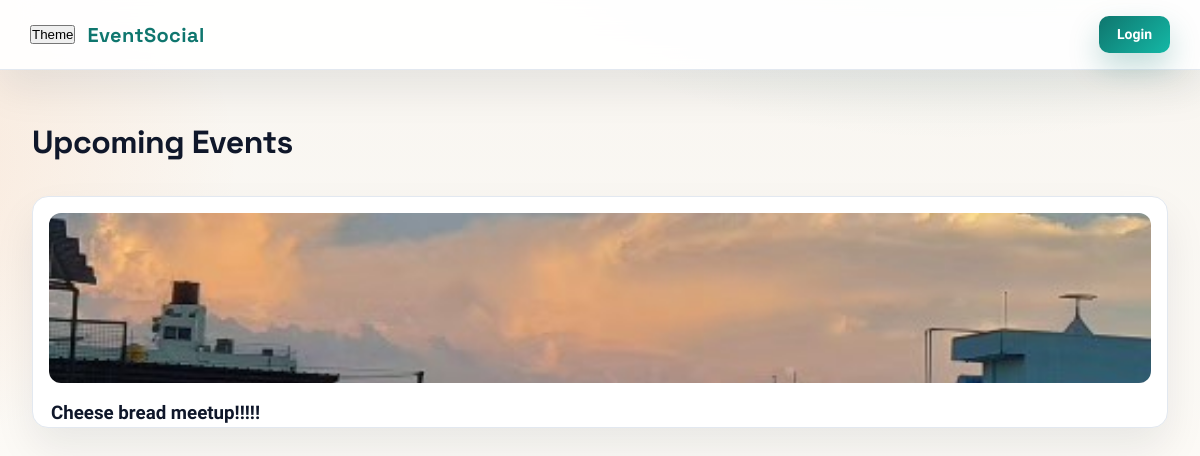
The page / on the database its author committed.
### Enigma/models.py (models this page shows, shortened)
class Event(models.Model):
    title = models.CharField(max_length=200)
    description = models.TextField()
    location = models.CharField(max_length=200)
    event_date = models.DateTimeField()
    image = models.ImageField(
        upload_to="event_images/",
        blank=True,
        null=True
    )
    created_by = models.ForeignKey(
        User,
        on_delete=models.CASCADE,
        related_name="hosted_events"
    )
    attendees = models.ManyToManyField(
        User,
        related_name="joined_events",
        blank=True
    )
    likes = models.ManyToManyField(
        User,
        related_name="liked_events",
        blank=True
    )

### Enigma/views.py (the view)
# urls.py: path('', views.home, name='home'),
def home(request):
    events = Event.objects.all().order_by("event_date")
    return render(request, "home.html", {"events": events})

### templates/home.html
{% extends "public_base.html" %}
{% block content %}
<h2 class="page-title">Upcoming Events</h2>
<div class="event-grid">
    {% for event in events %}
        <div class="event-card">
            {% if event.image %}
                <img src="{{ event.image.url }}" class="event-image">
            {% endif %}
            <h3>{{ event.title }}</h3>
        </div>
    {% empty %}
        <p class="empty-text">No upcoming events yet.</p>
    {% endfor %}
</div>
{% endblock %}

### Enigma/static/style.css (style rules this page uses)
:root { --font-sans: "Work Sans", "Segoe UI", Arial, sans-serif; --font-display: "Space Grotesk", "Work Sans", sans-serif; --bg: #f8f5f0; --bg-2: #f1f5f4; --surface: #ffffff; --surface-2: #f8fafc; --ink: #0f172a; --muted: #5b677a; --border: #e2e8f0; --accent: #0f766e; --accent-2: #f97316; --accent-3: #14b8a6; --danger: #ef4444; --shadow-soft: 0 20px 40px rgba(15, 23, 42, 0.08); --shadow-strong: 0 25px 60px rgba(15, 23, 42, 0.14); --radius-xl: 22px; --radius-lg: 16px; --radius-md: 12px; --radius-sm: 10px; }
* { margin: 0; padding: 0; box-sizing: border-box; }
body { font-family: var(--font-sans); background: radial-gradient(900px 500px at 80% -20%, rgba(15, 118, 110, 0.18), transparent 60%), radial-gradient(800px 520px at -20% 20%, rgba(249, 115, 22, 0.15), transparent 60%), linear-gradient(180deg, var(--bg), #fdfbf7 70%); color: var(--ink); line-height: 1.5; min-height: 100vh; transition: background 0.4s ease, color 0.4s ease; }
img { max-width: 100%; display: block; }
.page-title { text-align: left; margin-bottom: 30px; font-size: 32px; font-family: var(--font-display); letter-spacing: -0.5px; }
.event-grid { display: grid; grid-template-columns: repeat(auto-fit, minmax(260px, 1fr)); gap: 20px; }
.event-card { background: var(--surface); border-radius: var(--radius-lg); box-shadow: var(--shadow-soft); border: 1px solid var(--border); overflow: hidden; transition: transform 0.25s ease, box-shadow 0.25s ease; }
.event-card > .event-image { width: calc(100% - 32px); margin: 16px 16px 0; border-radius: var(--radius-md); height: 170px; object-fit: cover; }
.event-card > h3, .event-card > h4, .event-card > p, .event-card > a { padding: 0 18px; }
.event-card > h3, .event-card > h4 { margin-top: 16px; }
.event-image { width: 100%; height: 170px; object-fit: cover; }

### rows shown on the page
Event: image (picture), title "Cheese bread meetup!!!!!"
